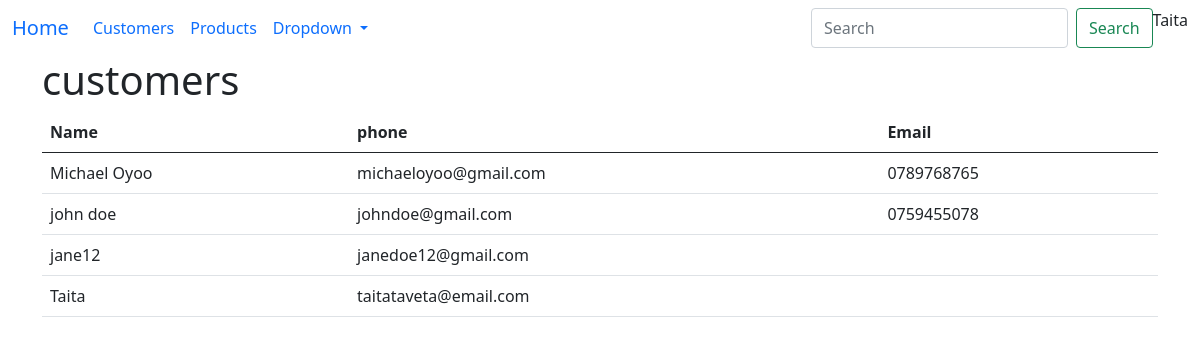
The page /customers (signed in) on the database its author committed.
### sales/models.py (models this page shows, shortened)
class Customer(models.Model):
    first_name = models.CharField(max_length=20)
    last_name = models.CharField(max_length=20)
    email = models.EmailField()
    phone = models.CharField(max_length=12)
    user = models.ForeignKey(User, on_delete=models.CASCADE)
    password = models.CharField(max_length=20)

### sales/views.py (the view)
# urls.py: path('customers', customers, name='customers'),
@login_required
def customers(request):
    customers = Customer.objects.all()
    context = {'customers': customers}
    return render(request, 'customers.html', context)

### sales/templates/customers.html
{%extends 'base.html'%}
{%block main%}
    <h1>customers</h1>
    <table class="table  table-hover">
        <thead>
            <th>Name</th>
            <th>phone</th>
            <th>Email</th>
        </thead>
        <tbody>
            {% for customer in customers%}
            <tr>
                <td>{{customer.first_name}}</td>
                <td>{{customer.email}}</td>
                <td>{{customer.phone}}</td>
            </tr>
            {% endfor %}
        </tbody>
    </table>
{% endblock %}

### sales/templates/base.html (shortened to what this page needs)
<!DOCTYPE html>
<html lang="en">
<head>
    <link href="https://cdn.jsdelivr.net/npm/bootstrap@5.0.2/dist/css/bootstrap.min.css" rel="stylesheet">
</head>
<body>
<nav class="navbar navbar-expand-lg bg-body-tertiary">
  <div class="container-fluid">
    <a class="navbar-brand" href="/">Home</a>
    <div class="collapse navbar-collapse" id="navbarSupportedContent">
      <ul class="navbar-nav me-auto mb-2 mb-lg-0">
        <li class="nav-item">
          <a class="nav-link active" aria-current="page" href="/customers">Customers</a>
        </li>
        <li class="nav-item">
          <a class="nav-link" href="/products">Products</a>
        </li>
        <li class="nav-item dropdown">
          <a class="nav-link dropdown-toggle" href="#" role="button" data-bs-toggle="dropdown" aria-expanded="false">
            Dropdown
          </a>
        </li>
        <li class="nav-item">
          <a class="nav-link disabled" aria-disabled="true"></a>
        </li>
      </ul>
      <form class="d-flex" role="search">
        <input class="form-control me-2" type="search" placeholder="Search" aria-label="Search">
        <button class="btn btn-outline-success" type="submit">Search</button>
        <div class="d-flex" m1>{% if user.is_authenticated%}
        <p> {{user.first_name}} </p>
        {% else %}
        <a href="login_page" class=" btn btn-success">Login</a>
        {% endif %}
        </div>
      </form>
    </div>
  </div>
</nav>
<div class="container">
  {% block main %} {% endblock %}
</div>
</body>
</html>

### rows shown on the page
Customer: first_name "Michael Oyoo", email "michaeloyoo@gmail.com", phone "0789768765"
Customer: first_name "john doe", email "johndoe@gmail.com", phone "0759455078"
Customer: first_name "jane12", email "janedoe12@gmail.com"
Customer: first_name "Taita", email "taitataveta@email.com"

### other values the page prints
{{ user.first_name }} "Taita"
